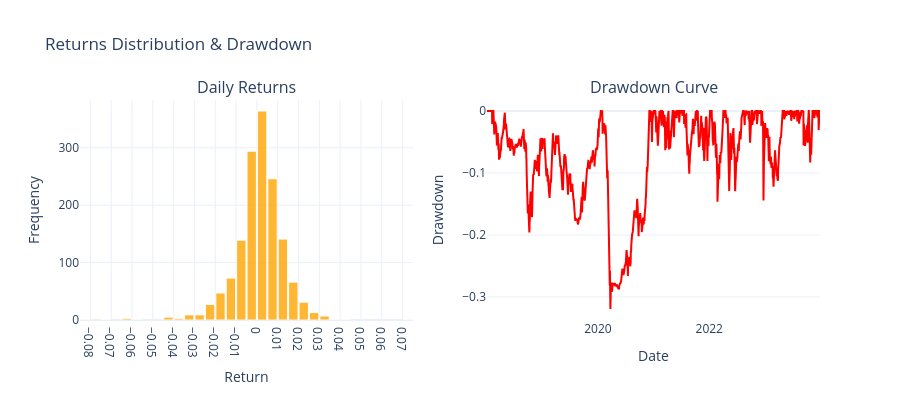

Write notebook code for a chart like this one.
### Code cell
from plotly.subplots import make_subplots
import plotly.graph_objects as go

returns = eq_curve.pct_change().fillna(0)
returns=returns[START_DATE:END_DATE]
cum_max = eq_curve.cummax()
drawdown = (eq_curve - cum_max) / cum_max
mean_ret = returns.mean()
median_ret = returns.median()

fig = make_subplots(rows=1, cols=2, subplot_titles=('Daily Returns', 'Drawdown Curve'))
fig.add_trace(
    go.Histogram(
        x=returns,
        nbinsx=50,
        marker_color='orange',
        marker_line_color='white',
        marker_line_width=1,
        opacity=0.8,
        name='Returns'
    ),
    row=1, col=1
)
fig.add_trace(
    go.Scatter(
        x=drawdown.index,
        y=drawdown.values,
        mode='lines',
        line=dict(color='red', width=2),
        name='Drawdown'
    ),
    row=1, col=2
)
fig.update_xaxes(
    title_text='Return',
    row=1, col=1,
    nticks=20,
    showgrid=True
)
fig.update_yaxes(
    title_text='Frequency',
    row=1, col=1,
    showgrid=True
)
fig.update_xaxes(
    title_text='Date',
    row=1, col=2,
    showgrid=False
)
fig.update_yaxes(
    title_text='Drawdown',
    row=1, col=2,
    showgrid=True
)
fig.update_layout(
    title_text='Returns Distribution & Drawdown',
    bargap=0.1,               
    template='plotly_white',
    showlegend=False,
    width=900,
    height=400
)

fig.show()

### Figure 1 — Plotly figure (JSON) as saved in the notebook; plotly's stock layout.template omitted (floating-point values rounded to 4 significant figures; data arrays with more than 128 entries replaced by an {"elided": "..."} marker saying what was removed)
{"data": [{"marker": {"color": "orange", "line": {"color": "white", "width": 1}}, "name": "Returns", "nbinsx": 50, "opacity": 0.8, "type": "histogram", "x": {"elided": "1483 float values"}, "xaxis": "x", "yaxis": "y"}, {"line": {"color": "red", "width": 2}, "mode": "lines", "name": "Drawdown", "type": "scatter", "x": {"elided": "1483 str values"}, "xaxis": "x2", "y": {"elided": "1483 float values"}, "yaxis": "y2"}], "layout": {"annotations": [{"font": {"size": 16}, "showarrow": false, "text": "Daily Returns", "x": 0.225, "xanchor": "center", "xref": "paper", "y": 1, "yanchor": "bottom", "yref": "paper"}, {"font": {"size": 16}, "showarrow": false, "text": "Drawdown Curve", "x": 0.775, "xanchor": "center", "xref": "paper", "y": 1, "yanchor": "bottom", "yref": "paper"}], "bargap": 0.1, "height": 400, "showlegend": false, "title": {"text": "Returns Distribution & Drawdown"}, "width": 900, "xaxis": {"anchor": "y", "domain": [0, 0.45], "nticks": 20, "showgrid": true, "title": {"text": "Return"}}, "xaxis2": {"anchor": "y2", "domain": [0.55, 1], "showgrid": false, "title": {"text": "Date"}}, "yaxis": {"anchor": "x", "domain": [0, 1], "showgrid": true, "title": {"text": "Frequency"}}, "yaxis2": {"anchor": "x2", "domain": [0, 1], "showgrid": true, "title": {"text": "Drawdown"}}}}
